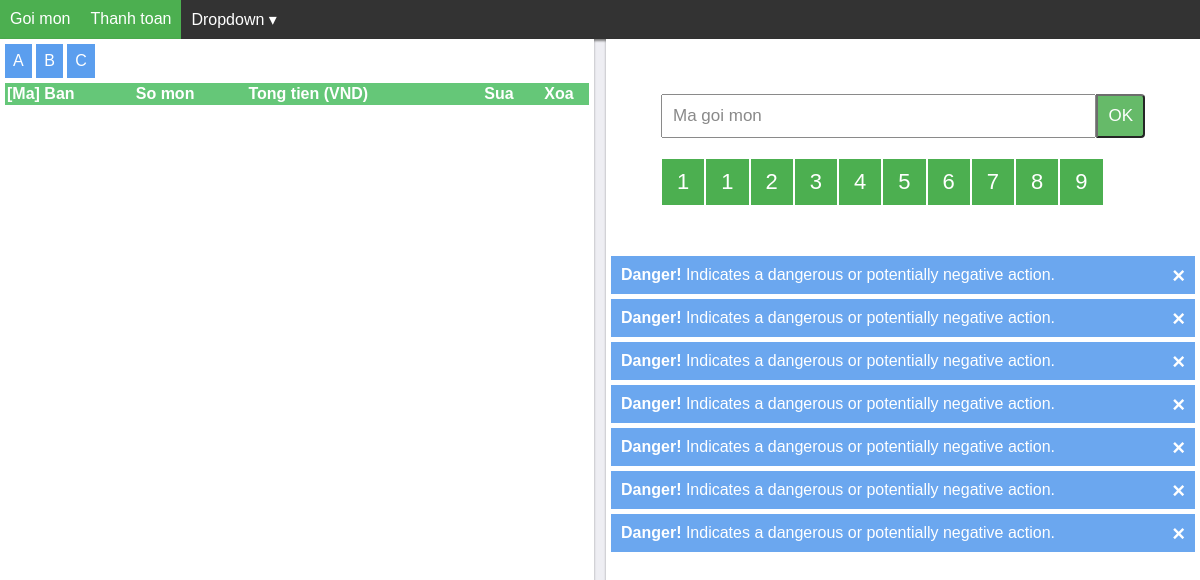
The page /cashier/index.php on the database its author committed.
### tables this page shows
CREATE TABLE `area` (
  `id` int(11) unsigned NOT NULL AUTO_INCREMENT,
  `name` varchar(100) NOT NULL DEFAULT '',
  `res_id` int(11) NOT NULL DEFAULT '0',
  `available` char(1) NOT NULL DEFAULT '1',
  `creator` varchar(50) NOT NULL DEFAULT '',
  `created_date` timestamp NOT NULL DEFAULT CURRENT_TIMESTAMP,
  PRIMARY KEY (`id`)
);

### cashier/src/models/CashierPageBuilder.php (called while the page is built)
<?php
	class CashierPageBuilder implements PageBuilder{
		public function buildHtml($resource){
			$adapter=new AreaDAO();
			$resource->areas=$adapter->getAreas(true);
			include constant('VIEW_DIR').'page_cashier.php';
		}
	}
?>

### cashier/src/controllers/PageGetter.php (called while the page is built, shortened)
<?php
	class PageGetter{
		public function get($pageId){
      $pageResource=new PageResource();
      $pageResource->pageTitle='Restaurant';
      switch ($pageId) {
        case 'cashier':
          $pageBuilder=new CashierPageBuilder();
					$pageResource->isCashier=TRUE;
					break;
      }
      $pageBuilder->buildHtml($pageResource);
		}
	}
?>

### cashier/index.php (called while the page is built, shortened)
<?php
	include_once constant("DAO_DIR").'DAO.php';
	include_once constant("DAO_DIR").'BaseDAO.php';
	include_once constant("MODEL_DIR").'PageResource.php';
	include_once constant("MODEL_DIR").'CashierPageBuilder.php';
	include_once constant("CONTROLLER_DIR").'PageGetter.php';
	$pageId='cashier';
	$pageBuilder=new PageGetter();
	$pageBuilder->get($pageId);
?>

### cashier/src/models/PageResource.php (called while the page is built, shortened)
<?php
class PageResource{
  private $data;
  public function __construct(){
    $this->data = array();
  }
  public function __set($name, $value){
    $this->data[$name] = $value;
  }
  public function __get($name){
    if (array_key_exists($name, $this->data)) {
        return $this->data[$name];
    }
    return null;
  }
}
?>

### libs/php/dao/BaseDAO.php (called while the page is built, shortened)
<?php
class BaseDAO extends DAO{
  private $tableName;
  function __construct($tableName) {
    $this->tableName = $tableName;
  }
  public function getAllWhere($query){
    return $this->getListQuery('SELECT * FROM '.$this->tableName.' WHERE '.$query);
  }
}
?>

### libs/php/dao/DAO.php (called while the page is built, shortened)
<?php
class DAO{
  private $connection=null;
  function connect(){
    if($this->connection==null){
      $args = func_get_args();
      $argCount = func_num_args();
      switch ($argCount) {
        default:
          $this->connection=mysqli_connect(self::LOCAL_HOST,self::LOCAL_USER_NAME,self::LOCAL_PASSWORD,self::LOCAL_DATABASE_NAME);
      }
      mysqli_query($this->connection,"SET NAMES 'utf8'");
    }
    return $this->connection;
  }
  public function __call($functionName, $args){
    if($args[0]){
    	$queryResult=mysqli_query($this->connection,$args[0]);
      switch ($functionName) {
        case 'query':
        case "delete":
        case "update":
        case "multiQuery":
            return $queryResult;
      }
    }
  }
  public function close(){
    $this->connection=null;
  }
  public function fetchArray($queryResult){
  	return mysqli_fetch_array($queryResult);
  }
  private function convertQueryResultToList($queryResult){
    $list=array();
    while($row = $this->fetchArray($queryResult)){
      array_push($list,$row);
  	}
    return $list;
  }
  public function getListQuery($sql){
    $queryResult=$this->query($sql);
    return $this->convertQueryResultToList($queryResult);
  }
}
?>

### libs/php/dao/AreaDAO.php (called while the page is built, shortened)
<?php
class AreaDAO extends BaseDAO{
  function getAreas($local=false){
    $result=null;
    if($local){
      $result = $this->getAllWhere('available=1');
    }else{
      $result = $this->getAllWhere('available=1 AND res_id='.DAO::$RES_ID,DAO::$SERVER_DATABASE_NAME);
    }
    return $result;
  }
}
?>

### cashier/src/views/page_cashier.php (the view, shortened to what this page needs)
<!DOCTYPE html>
<html>
<?php
  include 'header.php'; ?>
<body>
<?php include 'title.php'; ?>
	<div class="dragbar-container">
		<div class="dragbar-container__left">
			<div class="scroll-menu">
			<?php
				foreach( $resource->areas as $area){
			?>
		    <a class="hover--blue" data-id="<?php echo $area['id']; ?>" href="#" onclick="loadOrderGroupByTableInArea('<?php echo $area['id']; ?>');return false;"><?php echo $area['name']; ?></a>
			<?php
				}?>
			</div>
			<table id="ordered_list_table">
				<tr>
					<th>[Ma] Ban</th>
					<th class="white-space--nowrap">So mon</th>
					<th class="white-space--nowrap">Tong tien (VND)</th>
					<th class="text-align--center">Sua</th>
					<th class="text-align--center">Xoa</th>
				</tr>
			</table>
		</div>
		<div class="dragbar-container__dragbar"></div>
		<div id="right_container" class="dragbar-container__right">
			<form action="index.php" method="get" class="dragbar-container__right__top">
			 <input id="numberIdInput" type="number" name="numberId" placeholder="Ma goi mon" required autofocus>
			 <input class="button--right-rounded hover--green" type="submit" value="OK">
		 	</form>
			<div class="soft-keyboard">
        <div onclick="onSoftKeyboardNumber(0)">1</div>
			  <div onclick="onSoftKeyboardNumber(1)">1</div>
			  <div onclick="onSoftKeyboardNumber(2)">2</div>
			  <div onclick="onSoftKeyboardNumber(3)">3</div>
			  <div onclick="onSoftKeyboardNumber(4)">4</div>
			  <div onclick="onSoftKeyboardNumber(5)">5</div>
			  <div onclick="onSoftKeyboardNumber(6)">6</div>
			  <div onclick="onSoftKeyboardNumber(7)">7</div>
			  <div onclick="onSoftKeyboardNumber(8)">8</div>
			  <div onclick="onSoftKeyboardNumber(9)">9</div>
			</div>
			<div class="dragbar-container__right__bottom">
				<div class="alert">
				   <span class="alert__closebtn" onclick="onNotifiClose(this)">&times;</span>
				   <strong>Danger!</strong> Indicates a dangerous or potentially negative action.
				</div>
        <div class="alert">
				   <span class="alert__closebtn" onclick="onNotifiClose(this)">&times;</span>
				   <strong>Danger!</strong> Indicates a dangerous or potentially negative action.
				</div>
        <div class="alert">
				   <span class="alert__closebtn" onclick="onNotifiClose(this)">&times;</span>
				   <strong>Danger!</strong> Indicates a dangerous or potentially negative action.
				</div>
        <div class="alert">
				   <span class="alert__closebtn" onclick="onNotifiClose(this)">&times;</span>
				   <strong>Danger!</strong> Indicates a dangerous or potentially negative action.
				</div>
        <div class="alert">
				   <span class="alert__closebtn" onclick="onNotifiClose(this)">&times;</span>
				   <strong>Danger!</strong> Indicates a dangerous or potentially negative action.
				</div>
        <div class="alert">
				   <span class="alert__closebtn" onclick="onNotifiClose(this)">&times;</span>
				   <strong>Danger!</strong> Indicates a dangerous or potentially negative action.
				</div>
        <div class="alert">
				   <span class="alert__closebtn" onclick="onNotifiClose(this)">&times;</span>
				   <strong>Danger!</strong> Indicates a dangerous or potentially negative action.
				</div>
		 	</div>
		</div>
	</div>
</body>
</html>

### cashier/css/common_style.css (style rules this page uses)
* { box-sizing: border-box; }
body { padding:0; margin:0; font-family: Arial; background-color: #eeeef3; }
table { margin-top: 5px; border-collapse: collapse; width: 100%; }
th, td { padding: 2px; text-align: left; width: auto; }
th { background-color: #65c778; color: white; }
input { width: 100%; padding: 10px; opacity: 0.85; align-self: center; display: inline-block; font-size: 17px; text-decoration: none; }
.button--right-rounded { border-top-right-radius: 4px; border-bottom-right-radius: 4px; cursor: pointer; width: inherit; }
.white-space--nowrap { white-space: nowrap; }
.text-align--center { text-align: center; }
.scroll-menu { flex:1fr; overflow: auto; white-space: nowrap; margin-bottom: 5px; }
.scroll-menu > * { display: inline-block; text-align: center; padding: 8px; white-space: nowrap; text-decoration: none; }
.hover--blue { color: white; background-color: #5b9eee; }
.hover--green { color: white; background-color: #4CAF50; }
.dragbar-container__dragbar { padding: 6px; cursor: col-resize; }
.dragbar-container { display: flex; height: 100vh; flex-wrap: nowrap; flex-direction: row; }
.dragbar-container__left, .dragbar-container__right { padding: 5px; width: 50%; min-width: 200px; overflow-y: auto; background-color: white; box-shadow:0 1px 3px rgba(0,0,0,0.12), 0 1px 2px rgba(0,0,0,0.24); }
.dragbar-container__right { display: flex; flex-direction: column; -webkit-flex: 1fr; -ms-flex: 1fr; flex: 1fr; }
.dragbar-container__right__top { display: flex; flex-direction: row; padding:50px; padding-bottom: 20px; }
.dragbar-container__right__bottom { -webkit-flex: 1fr; -ms-flex: 1fr; flex: 1fr; height: 100%; overflow-y:scroll; }
.soft-keyboard { display: flex; flex-wrap: wrap; margin-left: 50px; margin-bottom: 50px; }
.soft-keyboard > * { background-color: #4CAF50; text-align: center; align-self: center; padding-left:15px; padding-right: 15px; padding-top: 10px; padding-bottom: 10px; color: white; margin: 1px; font-size: 22px; }
.alert { padding: 10px; background-color: #5b9eee; color: white; opacity: 0.9; transition: opacity 0.6s; margin-bottom: 5px; }
.alert__closebtn { margin-left: 15px; color: white; font-weight: bold; float: right; font-size: 22px; line-height: 20px; cursor: pointer; transition: 0.3s; }

### rows shown on the page
area: name "A"
area: name "B"
area: name "C"
